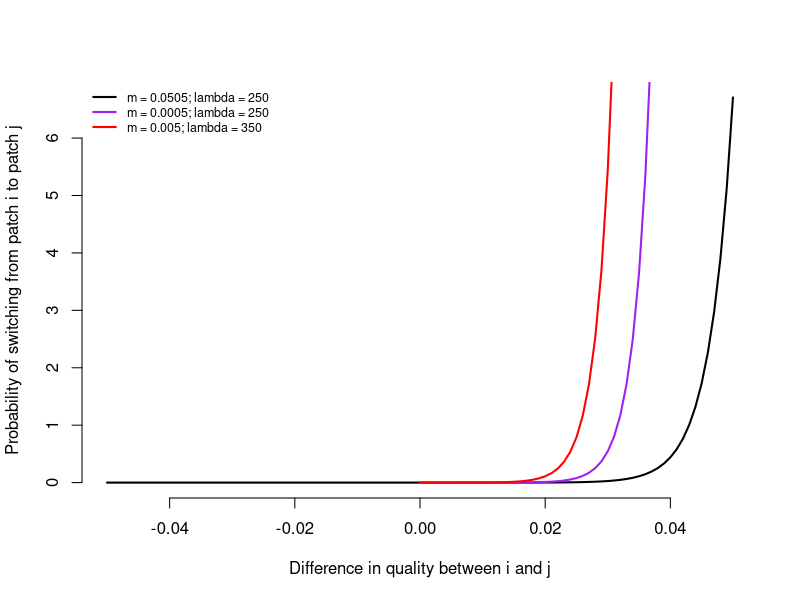
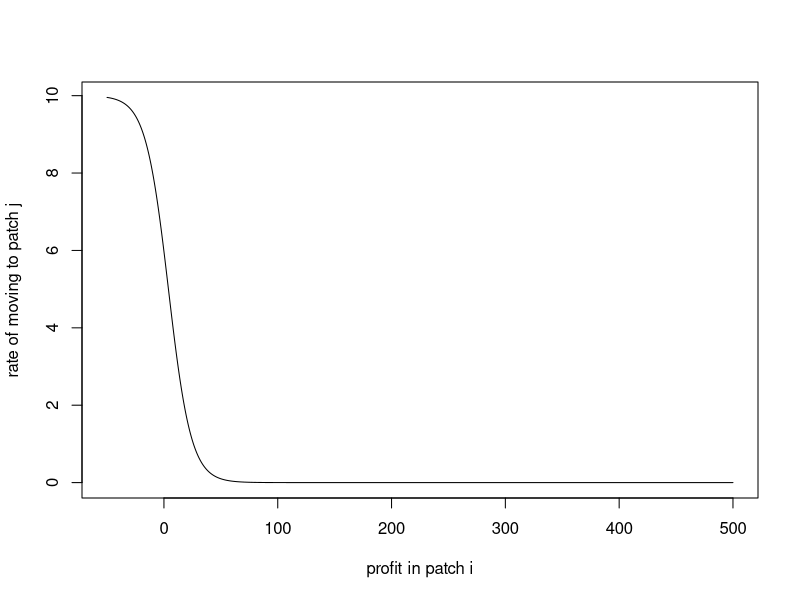

These figures' R source, in order:
# Graphing switching function from Abrams et al. 2012

diff = seq(-0.05,.05,0.001)    # difference between the two patches (Wij and Wj)
m = 0.0005        # baseline per capita rate of movement 
lambda = 250      # measures how sensitive population is to differences in patch quality
switching = m*exp(lambda*(diff))*diff

plot(diff,switching,'l',lwd=2,frame=FALSE,ylab="Probability of switching from patch i to patch j",xlab="Difference in quality between i and j")

diff = seq(0,.05,0.001)    # difference between the two patches (Wij and Wj)
m = 0.0005        # baseline per capita rate of movement 
lambda = 350      # measures how sensitive population is to differences in patch quality
switching = m*exp(lambda*(diff))*diff

lines(diff,switching,lwd=2,col="purple")

diff = seq(0,.05,0.001)    # difference between the two patches (Wij and Wj)
m = 0.005        # baseline per capita rate of movement 
lambda = 350      # measures how sensitive population is to differences in patch quality
switching = m*exp(lambda*(diff))*diff

lines(diff,switching,lwd=2,col="red")
legend('topleft',legend=c("m = 0.0505; lambda = 250","m = 0.0005; lambda = 250","m = 0.005; lambda = 350"),lwd=2,col=c("black","purple","red"),bty="n",cex=0.75)


## local knowledge switching function
alpha = 0.1
m = 0.1
lambda = 0.1
N =  -100:1000
c_S = 50
c_H = 0.5
p_S = 1
pi_i = N*(p_S - c_H)
lambda = 0.1
difference = m*exp(-lambda*(pi_i-c_S))/(1+m*alpha*exp(-lambda*(pi_i-c_S)))
plot(pi_i,difference,'l',xlab="profit in patch i",ylab="rate of moving to patch j")

                                        